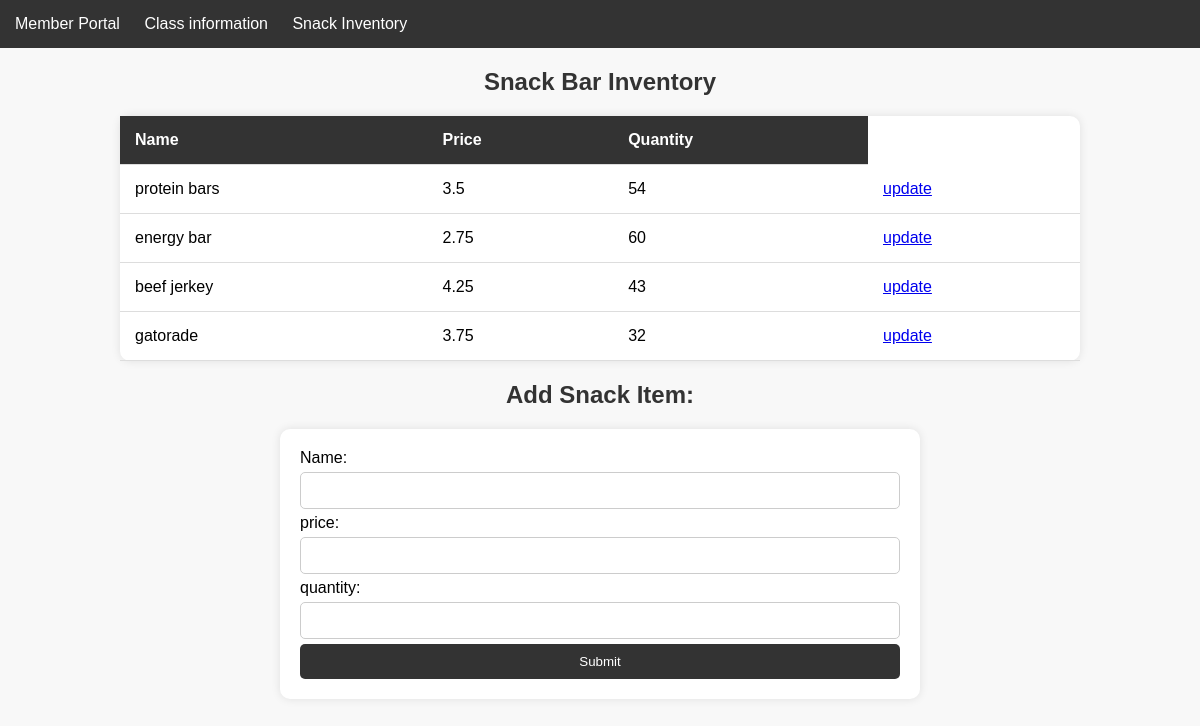
The page /snacks on the database as committed earlier.
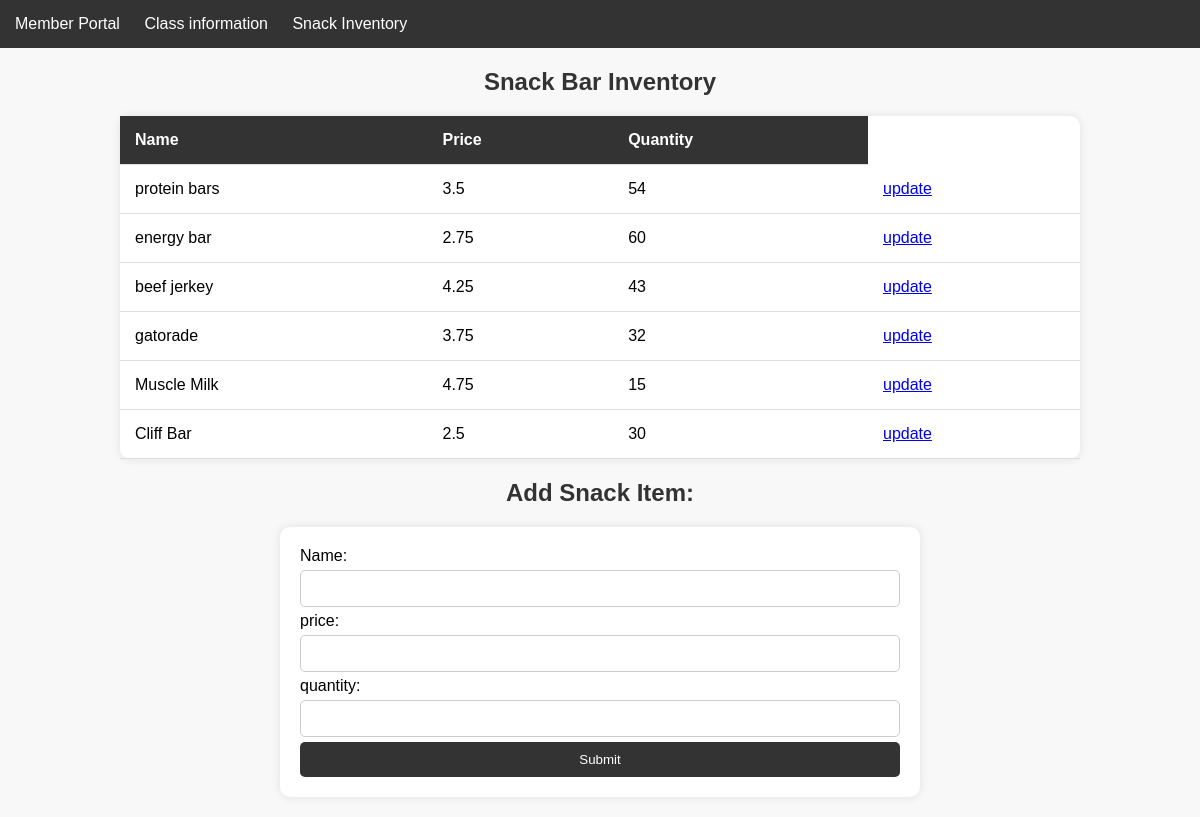
The same page on the database as committed later.
### main.py (models this page shows)
class Snacks(db.Model):
    snack_id = db.Column(db.Integer, primary_key=True)
    snack_name = db.Column(db.String)
    snack_count = db.Column(db.Integer)
    unit_price = db.Column(db.Float)

### main.py (the view)
@app.route('/snacks')
def snacks():
    snacks_info = fetchSnackInfo()
    return render_template('Snacks.html', snacks=snacks_info)

### main.py (called while the page is built)
def fetchSnackInfo():
    with app.app_context():
        query = db.session.query(Snacks).all()
        snacks_info = []
        for snack in query:
            snack_info = {
                'snack_name': snack.snack_name,
                'snack_count': snack.snack_count,
                'unit_price': snack.unit_price
            }
            snacks_info.append(snack_info)
    return snacks_info

### templates/Snacks.html (shortened to what this page needs)
{% extends "base.html" %}
{% block content %}
<h2>Snack Bar Inventory</h2>
<table>
    <tr>
        <th>Name</th>
        <th>Price</th>
        <th>Quantity</th>
    </tr>
    {% for snack in snacks %}
        <tr>
            <td>{{ snack.snack_name }}</td>
            <td>{{ snack.unit_price }}</td>
            <td>{{ snack.snack_count }}</td>
            <td><a href="/updateSnack">update</a></td>
        </tr>
    {% endfor %}
</table>
<h2>Add Snack Item:</h2>
<form action="/addsnack" method="post">
    Name: <input type="text" name="name" value="">
    price: <input type="number" step="0.01" name="price" value="">
    quantity: <input type="number" name="count" value="">
    <input type="submit">
</form>
{% endblock %}

Rows that differ between the two databases and show on the page:
added Snacks: snack_name "Muscle Milk", unit_price "4.75", snack_count "15"
added Snacks: snack_name "Cliff Bar", unit_price "2.5", snack_count "30"
